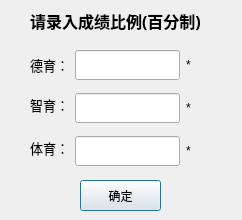
<?xml version="1.0" encoding="UTF-8"?>
<ui version="4.0">
 <class>ScoreParts</class>
 <widget class="QDialog" name="ScoreParts">
  <property name="geometry">
   <rect>
    <x>0</x>
    <y>0</y>
    <width>242</width>
    <height>220</height>
   </rect>
  </property>
  <property name="windowTitle">
   <string>Dialog</string>
  </property>
  <widget class="QLabel" name="label">
   <property name="geometry">
    <rect>
     <x>30</x>
     <y>10</y>
     <width>181</width>
     <height>21</height>
    </rect>
   </property>
   <property name="font">
    <font>
     <family>微软雅黑</family>
     <pointsize>12</pointsize>
     <weight>75</weight>
     <bold>true</bold>
    </font>
   </property>
   <property name="text">
    <string>请录入成绩比例(百分制)</string>
   </property>
  </widget>
  <widget class="QPushButton" name="pushButton">
   <property name="geometry">
    <rect>
     <x>80</x>
     <y>180</y>
     <width>81</width>
     <height>31</height>
    </rect>
   </property>
   <property name="text">
    <string>确定</string>
   </property>
  </widget>
  <widget class="QWidget" name="">
   <property name="geometry">
    <rect>
     <x>30</x>
     <y>50</y>
     <width>161</width>
     <height>116</height>
    </rect>
   </property>
   <layout class="QGridLayout" name="gridLayout">
    <item row="0" column="0">
     <widget class="QLabel" name="label_2">
      <property name="font">
       <font>
        <family>微软雅黑</family>
        <pointsize>10</pointsize>
       </font>
      </property>
      <property name="text">
       <string>德育：</string>
      </property>
     </widget>
    </item>
    <item row="0" column="1">
     <widget class="QLineEdit" name="lineEdit">
      <property name="minimumSize">
       <size>
        <width>0</width>
        <height>30</height>
       </size>
      </property>
     </widget>
    </item>
    <item row="0" column="2">
     <widget class="QLabel" name="label_5">
      <property name="text">
       <string>*</string>
      </property>
     </widget>
    </item>
    <item row="1" column="0" rowspan="2" colspan="2">
     <widget class="QLabel" name="label_3">
      <property name="font">
       <font>
        <family>微软雅黑</family>
        <pointsize>10</pointsize>
       </font>
      </property>
      <property name="text">
       <string>智育：</string>
      </property>
     </widget>
    </item>
    <item row="2" column="1">
     <widget class="QLineEdit" name="lineEdit_2">
      <property name="minimumSize">
       <size>
        <width>0</width>
        <height>30</height>
       </size>
      </property>
     </widget>
    </item>
    <item row="2" column="2">
     <widget class="QLabel" name="label_6">
      <property name="text">
       <string>*</string>
      </property>
     </widget>
    </item>
    <item row="3" column="0" rowspan="2" colspan="2">
     <widget class="QLabel" name="label_4">
      <property name="font">
       <font>
        <family>微软雅黑</family>
        <pointsize>10</pointsize>
       </font>
      </property>
      <property name="text">
       <string>体育：</string>
      </property>
     </widget>
    </item>
    <item row="4" column="1">
     <widget class="QLineEdit" name="lineEdit_3">
      <property name="minimumSize">
       <size>
        <width>0</width>
        <height>30</height>
       </size>
      </property>
     </widget>
    </item>
    <item row="4" column="2">
     <widget class="QLabel" name="label_7">
      <property name="text">
       <string>*</string>
      </property>
     </widget>
    </item>
   </layout>
  </widget>
 </widget>
 <resources/>
 <connections/>
</ui>
